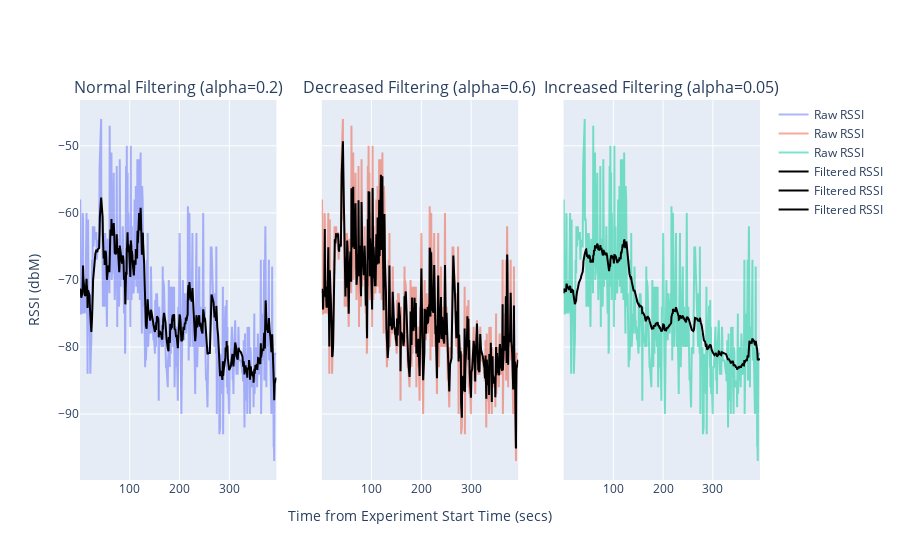
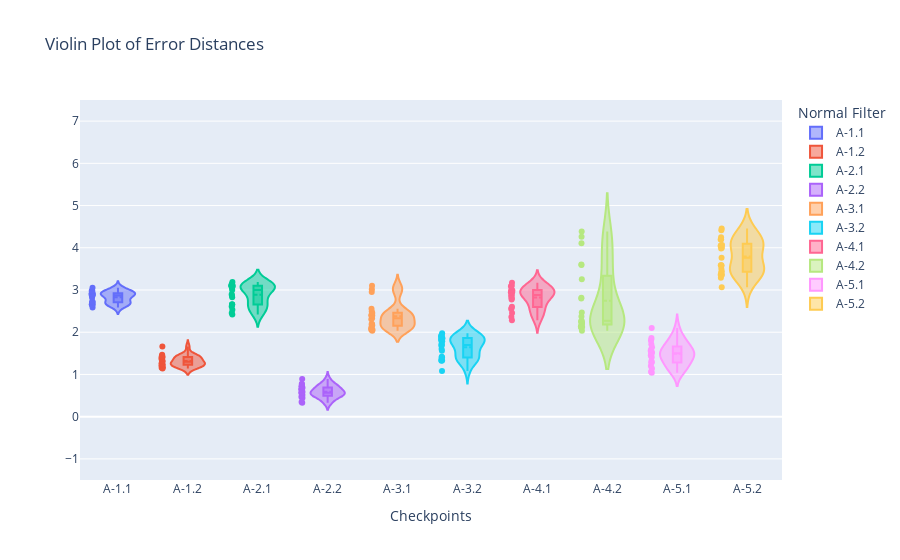
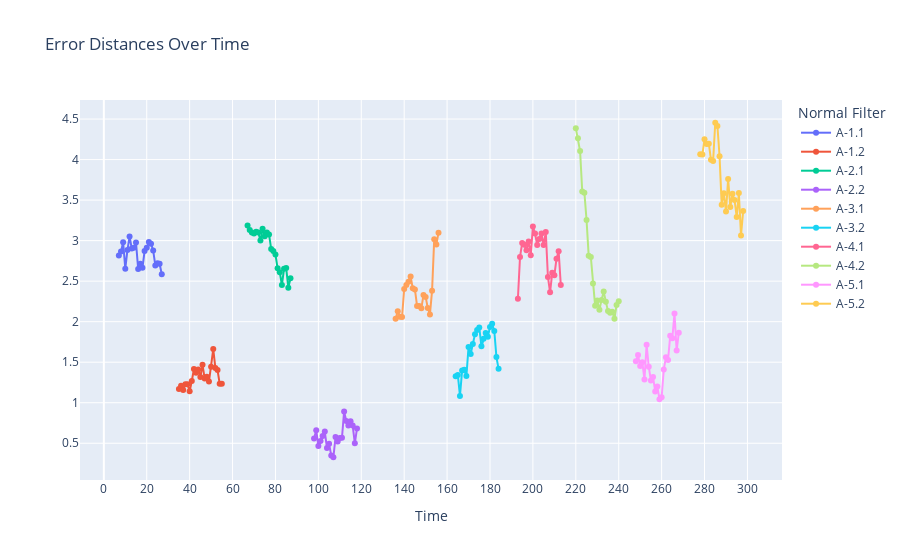

Here is the notebook cell these charts were saved with, in order:
### Code cell
filtered_fig.show()
fig1.show()
fig_dist.show()

### Figure 1 — Plotly figure (JSON) as saved in the notebook; plotly's stock layout.template omitted (floating-point values rounded to 4 significant figures; data arrays with more than 128 entries replaced by an {"elided": "..."} marker saying what was removed)
{"data": [{"mode": "lines", "name": "Raw RSSI", "opacity": 0.5, "type": "scatter", "x": {"elided": "423 float values"}, "xaxis": "x", "y": {"elided": "423 int values"}, "yaxis": "y"}, {"mode": "lines", "name": "Raw RSSI", "opacity": 0.5, "type": "scatter", "x": {"elided": "423 float values"}, "xaxis": "x2", "y": {"elided": "423 int values"}, "yaxis": "y2"}, {"mode": "lines", "name": "Raw RSSI", "opacity": 0.5, "type": "scatter", "x": {"elided": "423 float values"}, "xaxis": "x3", "y": {"elided": "423 int values"}, "yaxis": "y3"}, {"line": {"color": "black"}, "mode": "lines", "name": "Filtered RSSI", "type": "scatter", "x": {"elided": "423 float values"}, "xaxis": "x", "y": {"elided": "423 float values"}, "yaxis": "y"}, {"line": {"color": "black"}, "mode": "lines", "name": "Filtered RSSI", "type": "scatter", "x": {"elided": "423 float values"}, "xaxis": "x2", "y": {"elided": "423 float values"}, "yaxis": "y2"}, {"line": {"color": "black"}, "mode": "lines", "name": "Filtered RSSI", "type": "scatter", "x": {"elided": "423 float values"}, "xaxis": "x3", "y": {"elided": "423 float values"}, "yaxis": "y3"}], "layout": {"annotations": [{"font": {"size": 16}, "showarrow": false, "text": "Normal Filtering (alpha=0.2)", "x": 0.1444, "xanchor": "center", "xref": "paper", "y": 1, "yanchor": "bottom", "yref": "paper"}, {"font": {"size": 16}, "showarrow": false, "text": "Decreased Filtering (alpha=0.6)", "x": 0.5, "xanchor": "center", "xref": "paper", "y": 1, "yanchor": "bottom", "yref": "paper"}, {"font": {"size": 16}, "showarrow": false, "text": "Increased Filtering (alpha=0.05)", "x": 0.8556, "xanchor": "center", "xref": "paper", "y": 1, "yanchor": "bottom", "yref": "paper"}], "barmode": "group", "hovermode": "x unified", "legend": {"orientation": "v", "xanchor": "left"}, "xaxis": {"anchor": "y", "domain": [0, 0.2889], "showspikes": true, "spikecolor": "purple", "spikemode": "across", "spikesnap": "cursor", "spikethickness": 2}, "xaxis2": {"anchor": "y2", "domain": [0.3556, 0.6444], "showspikes": true, "spikecolor": "purple", "spikemode": "across", "spikesnap": "cursor", "spikethickness": 2, "title": {"text": "Time from Experiment Start Time (secs)"}}, "xaxis3": {"anchor": "y3", "domain": [0.7111, 1.0], "showspikes": true, "spikecolor": "purple", "spikemode": "across", "spikesnap": "cursor", "spikethickness": 2}, "yaxis": {"anchor": "x", "domain": [0, 1], "showspikes": true, "spikecolor": "orange", "spikethickness": 2, "title": {"text": "RSSI (dbM)"}}, "yaxis2": {"anchor": "x2", "domain": [0, 1], "matches": "y", "showspikes": true, "showticklabels": false, "spikecolor": "orange", "spikethickness": 2}, "yaxis3": {"anchor": "x3", "domain": [0, 1], "matches": "y", "showspikes": true, "showticklabels": false, "spikecolor": "orange", "spikethickness": 2}}}

### Figure 2 — Plotly figure (JSON) as saved in the notebook; plotly's stock layout.template omitted (floating-point values rounded to 4 significant figures)
{"data": [{"box": {"visible": true}, "jitter": 0.05, "meanline": {"visible": true}, "name": "A-1.1", "points": "all", "scalemode": "count", "type": "violin", "x": ["A-1.1", "A-1.1", "A-1.1", "A-1.1", "A-1.1", "A-1.1", "A-1.1", "A-1.1", "A-1.1", "A-1.1", "A-1.1", "A-1.1", "A-1.1", "A-1.1", "A-1.1", "A-1.1", "A-1.1", "A-1.1", "A-1.1", "A-1.1", "A-1.1"], "y": [2.815, 2.867, 2.979, 2.654, 2.884, 3.05, 2.903, 2.913, 2.978, 2.65, 2.716, 2.664, 2.871, 2.913, 2.984, 2.962, 2.88, 2.693, 2.721, 2.715, 2.585]}, {"box": {"visible": true}, "jitter": 0.05, "meanline": {"visible": true}, "name": "A-1.2", "points": "all", "scalemode": "count", "type": "violin", "x": ["A-1.2", "A-1.2", "A-1.2", "A-1.2", "A-1.2", "A-1.2", "A-1.2", "A-1.2", "A-1.2", "A-1.2", "A-1.2", "A-1.2", "A-1.2", "A-1.2", "A-1.2", "A-1.2", "A-1.2", "A-1.2", "A-1.2", "A-1.2", "A-1.2"], "y": [1.17, 1.211, 1.158, 1.228, 1.227, 1.141, 1.268, 1.417, 1.37, 1.411, 1.318, 1.468, 1.299, 1.32, 1.261, 1.445, 1.662, 1.428, 1.404, 1.234, 1.233]}, {"box": {"visible": true}, "jitter": 0.05, "meanline": {"visible": true}, "name": "A-2.1", "points": "all", "scalemode": "count", "type": "violin", "x": ["A-2.1", "A-2.1", "A-2.1", "A-2.1", "A-2.1", "A-2.1", "A-2.1", "A-2.1", "A-2.1", "A-2.1", "A-2.1", "A-2.1", "A-2.1", "A-2.1", "A-2.1", "A-2.1", "A-2.1", "A-2.1", "A-2.1", "A-2.1", "A-2.1"], "y": [3.187, 3.132, 3.101, 3.087, 3.11, 3.099, 3.001, 3.145, 3.055, 3.101, 3.076, 2.898, 2.873, 2.828, 2.658, 2.61, 2.453, 2.653, 2.662, 2.42, 2.535]}, {"box": {"visible": true}, "jitter": 0.05, "meanline": {"visible": true}, "name": "A-2.2", "points": "all", "scalemode": "count", "type": "violin", "x": ["A-2.2", "A-2.2", "A-2.2", "A-2.2", "A-2.2", "A-2.2", "A-2.2", "A-2.2", "A-2.2", "A-2.2", "A-2.2", "A-2.2", "A-2.2", "A-2.2", "A-2.2", "A-2.2", "A-2.2", "A-2.2", "A-2.2", "A-2.2", "A-2.2"], "y": [0.5578, 0.662, 0.4659, 0.529, 0.5904, 0.6443, 0.4416, 0.4931, 0.3482, 0.3273, 0.5774, 0.5222, 0.5654, 0.5684, 0.8924, 0.7746, 0.7194, 0.7729, 0.7176, 0.4993, 0.6832]}, {"box": {"visible": true}, "jitter": 0.05, "meanline": {"visible": true}, "name": "A-3.1", "points": "all", "scalemode": "count", "type": "violin", "x": ["A-3.1", "A-3.1", "A-3.1", "A-3.1", "A-3.1", "A-3.1", "A-3.1", "A-3.1", "A-3.1", "A-3.1", "A-3.1", "A-3.1", "A-3.1", "A-3.1", "A-3.1", "A-3.1", "A-3.1", "A-3.1", "A-3.1", "A-3.1", "A-3.1"], "y": [2.036, 2.129, 2.061, 2.058, 2.403, 2.454, 2.492, 2.559, 2.412, 2.398, 2.194, 2.195, 2.165, 2.33, 2.306, 2.169, 2.089, 2.382, 3.016, 2.951, 3.098]}, {"box": {"visible": true}, "jitter": 0.05, "meanline": {"visible": true}, "name": "A-3.2", "points": "all", "scalemode": "count", "type": "violin", "x": ["A-3.2", "A-3.2", "A-3.2", "A-3.2", "A-3.2", "A-3.2", "A-3.2", "A-3.2", "A-3.2", "A-3.2", "A-3.2", "A-3.2", "A-3.2", "A-3.2", "A-3.2", "A-3.2", "A-3.2", "A-3.2", "A-3.2", "A-3.2", "A-3.2"], "y": [1.326, 1.342, 1.084, 1.398, 1.406, 1.33, 1.688, 1.602, 1.724, 1.845, 1.898, 1.929, 1.696, 1.789, 1.859, 1.813, 1.935, 1.976, 1.886, 1.563, 1.418]}, {"box": {"visible": true}, "jitter": 0.05, "meanline": {"visible": true}, "name": "A-4.1", "points": "all", "scalemode": "count", "type": "violin", "x": ["A-4.1", "A-4.1", "A-4.1", "A-4.1", "A-4.1", "A-4.1", "A-4.1", "A-4.1", "A-4.1", "A-4.1", "A-4.1", "A-4.1", "A-4.1", "A-4.1", "A-4.1", "A-4.1", "A-4.1", "A-4.1", "A-4.1", "A-4.1", "A-4.1"], "y": [2.283, 2.799, 2.971, 2.948, 2.882, 2.99, 2.821, 3.174, 3.088, 2.946, 3.02, 3.088, 2.946, 3.107, 2.551, 2.363, 2.603, 2.571, 2.776, 2.869, 2.454]}, {"box": {"visible": true}, "jitter": 0.05, "meanline": {"visible": true}, "name": "A-4.2", "points": "all", "scalemode": "count", "type": "violin", "x": ["A-4.2", "A-4.2", "A-4.2", "A-4.2", "A-4.2", "A-4.2", "A-4.2", "A-4.2", "A-4.2", "A-4.2", "A-4.2", "A-4.2", "A-4.2", "A-4.2", "A-4.2", "A-4.2", "A-4.2", "A-4.2", "A-4.2", "A-4.2", "A-4.2"], "y": [4.388, 4.262, 4.106, 3.605, 3.591, 3.255, 2.815, 2.8, 2.47, 2.198, 2.262, 2.146, 2.269, 2.371, 2.245, 2.133, 2.109, 2.123, 2.037, 2.204, 2.251]}, {"box": {"visible": true}, "jitter": 0.05, "meanline": {"visible": true}, "name": "A-5.1", "points": "all", "scalemode": "count", "type": "violin", "x": ["A-5.1", "A-5.1", "A-5.1", "A-5.1", "A-5.1", "A-5.1", "A-5.1", "A-5.1", "A-5.1", "A-5.1", "A-5.1", "A-5.1", "A-5.1", "A-5.1", "A-5.1", "A-5.1", "A-5.1", "A-5.1", "A-5.1", "A-5.1", "A-5.1"], "y": [1.512, 1.589, 1.454, 1.499, 1.287, 1.714, 1.444, 1.274, 1.319, 1.139, 1.199, 1.042, 1.066, 1.409, 1.56, 1.528, 1.827, 1.796, 2.102, 1.643, 1.862]}, {"box": {"visible": true}, "jitter": 0.05, "meanline": {"visible": true}, "name": "A-5.2", "points": "all", "scalemode": "count", "type": "violin", "x": ["A-5.2", "A-5.2", "A-5.2", "A-5.2", "A-5.2", "A-5.2", "A-5.2", "A-5.2", "A-5.2", "A-5.2", "A-5.2", "A-5.2", "A-5.2", "A-5.2", "A-5.2", "A-5.2", "A-5.2", "A-5.2", "A-5.2", "A-5.2", "A-5.2"], "y": [4.064, 4.062, 4.251, 4.193, 4.196, 3.998, 3.982, 4.454, 4.415, 4.041, 3.442, 3.586, 3.36, 3.762, 3.415, 3.577, 3.503, 3.29, 3.588, 3.063, 3.364]}], "layout": {"barmode": "group", "legend": {"orientation": "v", "title": {"text": "Normal Filter"}, "xanchor": "left"}, "title": {"text": "Violin Plot of Error Distances"}, "xaxis": {"title": {"text": "Checkpoints"}}, "yaxis": {"range": [-1.5, 7.5]}}}

### Figure 3 — Plotly figure (JSON) as saved in the notebook; plotly's stock layout.template omitted (floating-point values rounded to 4 significant figures)
{"data": [{"mode": "lines+markers", "name": "A-1.1", "type": "scatter", "x": [7, 8, 9, 10, 11, 12, 13, 14, 15, 16, 17, 18, 19, 20, 21, 22, 23, 24, 25, 26, 27], "y": [2.815, 2.867, 2.979, 2.654, 2.884, 3.05, 2.903, 2.913, 2.978, 2.65, 2.716, 2.664, 2.871, 2.913, 2.984, 2.962, 2.88, 2.693, 2.721, 2.715, 2.585]}, {"mode": "lines+markers", "name": "A-1.2", "type": "scatter", "x": [35, 36, 37, 38, 39, 40, 41, 42, 43, 44, 45, 46, 47, 48, 49, 50, 51, 52, 53, 54, 55], "y": [1.17, 1.211, 1.158, 1.228, 1.227, 1.141, 1.268, 1.417, 1.37, 1.411, 1.318, 1.468, 1.299, 1.32, 1.261, 1.445, 1.662, 1.428, 1.404, 1.234, 1.233]}, {"mode": "lines+markers", "name": "A-2.1", "type": "scatter", "x": [67, 68, 69, 70, 71, 72, 73, 74, 75, 76, 77, 78, 79, 80, 81, 82, 83, 84, 85, 86, 87], "y": [3.187, 3.132, 3.101, 3.087, 3.11, 3.099, 3.001, 3.145, 3.055, 3.101, 3.076, 2.898, 2.873, 2.828, 2.658, 2.61, 2.453, 2.653, 2.662, 2.42, 2.535]}, {"mode": "lines+markers", "name": "A-2.2", "type": "scatter", "x": [98, 99, 100, 101, 102, 103, 104, 105, 106, 107, 108, 109, 110, 111, 112, 113, 114, 115, 116, 117, 118], "y": [0.5578, 0.662, 0.4659, 0.529, 0.5904, 0.6443, 0.4416, 0.4931, 0.3482, 0.3273, 0.5774, 0.5222, 0.5654, 0.5684, 0.8924, 0.7746, 0.7194, 0.7729, 0.7176, 0.4993, 0.6832]}, {"mode": "lines+markers", "name": "A-3.1", "type": "scatter", "x": [136, 137, 138, 139, 140, 141, 142, 143, 144, 145, 146, 147, 148, 149, 150, 151, 152, 153, 154, 155, 156], "y": [2.036, 2.129, 2.061, 2.058, 2.403, 2.454, 2.492, 2.559, 2.412, 2.398, 2.194, 2.195, 2.165, 2.33, 2.306, 2.169, 2.089, 2.382, 3.016, 2.951, 3.098]}, {"mode": "lines+markers", "name": "A-3.2", "type": "scatter", "x": [164, 165, 166, 167, 168, 169, 170, 171, 172, 173, 174, 175, 176, 177, 178, 179, 180, 181, 182, 183, 184], "y": [1.326, 1.342, 1.084, 1.398, 1.406, 1.33, 1.688, 1.602, 1.724, 1.845, 1.898, 1.929, 1.696, 1.789, 1.859, 1.813, 1.935, 1.976, 1.886, 1.563, 1.418]}, {"mode": "lines+markers", "name": "A-4.1", "type": "scatter", "x": [193, 194, 195, 196, 197, 198, 199, 200, 201, 202, 203, 204, 205, 206, 207, 208, 209, 210, 211, 212, 213], "y": [2.283, 2.799, 2.971, 2.948, 2.882, 2.99, 2.821, 3.174, 3.088, 2.946, 3.02, 3.088, 2.946, 3.107, 2.551, 2.363, 2.603, 2.571, 2.776, 2.869, 2.454]}, {"mode": "lines+markers", "name": "A-4.2", "type": "scatter", "x": [220, 221, 222, 223, 224, 225, 226, 227, 228, 229, 230, 231, 232, 233, 234, 235, 236, 237, 238, 239, 240], "y": [4.388, 4.262, 4.106, 3.605, 3.591, 3.255, 2.815, 2.8, 2.47, 2.198, 2.262, 2.146, 2.269, 2.371, 2.245, 2.133, 2.109, 2.123, 2.037, 2.204, 2.251]}, {"mode": "lines+markers", "name": "A-5.1", "type": "scatter", "x": [248, 249, 250, 251, 252, 253, 254, 255, 256, 257, 258, 259, 260, 261, 262, 263, 264, 265, 266, 267, 268], "y": [1.512, 1.589, 1.454, 1.499, 1.287, 1.714, 1.444, 1.274, 1.319, 1.139, 1.199, 1.042, 1.066, 1.409, 1.56, 1.528, 1.827, 1.796, 2.102, 1.643, 1.862]}, {"mode": "lines+markers", "name": "A-5.2", "type": "scatter", "x": [278, 279, 280, 281, 282, 283, 284, 285, 286, 287, 288, 289, 290, 291, 292, 293, 294, 295, 296, 297, 298], "y": [4.064, 4.062, 4.251, 4.193, 4.196, 3.998, 3.982, 4.454, 4.415, 4.041, 3.442, 3.586, 3.36, 3.762, 3.415, 3.577, 3.503, 3.29, 3.588, 3.063, 3.364]}], "layout": {"legend": {"title": {"text": "Normal Filter"}}, "title": {"text": "Error Distances Over Time"}, "xaxis": {"dtick": 20, "tick0": 0, "tickmode": "linear", "title": {"text": "Time"}}}}
